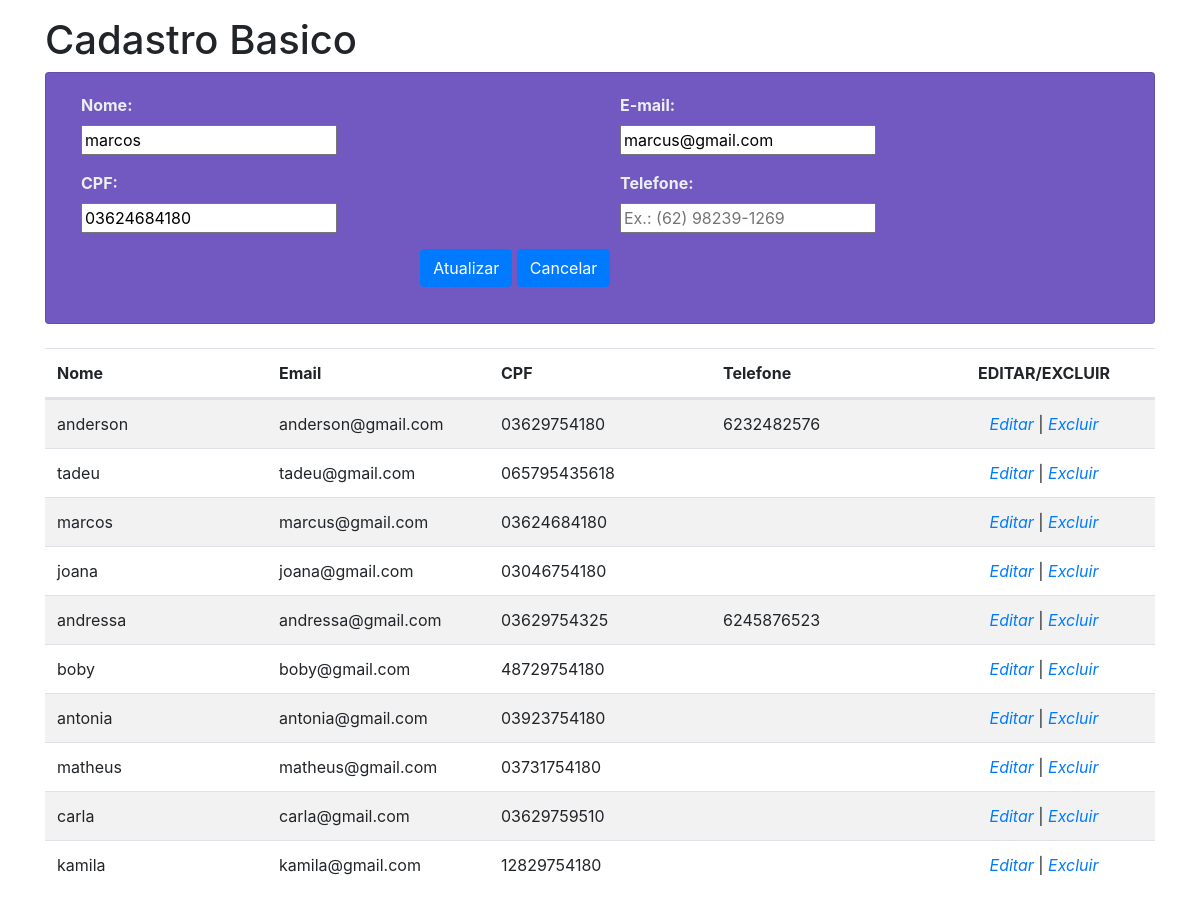
Screenshot of /index.php?id=26 with the database file from the repository.
### tables this page shows
CREATE TABLE `PESSOAS` (
  `ID_PESSOAS` int(5) NOT NULL,
  `NOME_PESSOAS` varchar(400) NOT NULL,
  `EMAIL_PESSOAS` varchar(150) NOT NULL,
  `CPF_PESSOAS` varchar(15) DEFAULT NULL,
  `TEL_PESSOAS` varchar(11) DEFAULT NULL,
  `INSERIDO` date DEFAULT NULL
);

### index.php (the view, shortened to what this page needs)
<?php
$id	= $_REQUEST["id"];
?>
<!DOCTYPE html>
<html lang="pt-br">
    <head>
        <link rel="stylesheet" href="styles.css">
		<link rel="stylesheet" href="https://maxcdn.bootstrapcdn.com/bootstrap/4.0.0/css/bootstrap.min.css">
    </head>
    <body >
		 <?php
		if($id == ""){
			?>
		<div class="container pt-3 align-center " >
			<nav class="navbar navbar-expand-lg navbar-light bg-light">
				<a class="navbar-brand" href="index.php">Cadastro Basico</a>
					<button class="navbar-toggler" type="button" data-toggle="collapse" data-target="#navbarNav" aria-controls="navbarNav" aria-expanded="false" aria-label="Toggle navigation">
					<span class="navbar-toggler-icon"></span>
					</button>
					<div class="collapse navbar-collapse" id="navbarNav">
					<ul class="navbar-nav">
					<li class="nav-item active">
					<a class="nav-item nav-link" href="logs.php">Logs</a>
					</li>
				</ul>
				</div>
				</nav>
			<div class="card">
				<div class="card-body">
					<form method="POST" action="salvar.php" class="form-horizontal form-material">
						<div class="form-row">
							<div class="form-group col-md-6">
							<label class="col-md-12">Nome:</label>
								<div class="col-md-12">
									<input type="text" required="required" placeholder="Digite o nome"maxlength="30" name="nome"/>
								</div>
							</div>
							<div class="form-group col-md-6">
							<label class="col-md-12">E-mail:</label>
								<div class="col-md-12">
									<input type="email" name="email" placeholder="name@email.com" required />
								</div>
							</div>
						</div>
						<div class="form-row">
							<div class="form-group col-md-6">
								<label class="col-md-12">CPF:</label>
								<div class="col-md-12">
									<input type="text" name="cpf" pattern="(\d{3}\.?\d{3}\.?\d{3}-?\d{2})|(\d{2}\.?\d{3}\.?\d{3}/?\d{4}-?\d{2})"  placeholder="Ex.: 000.000.000-00" onkeyup="cpfCheck(this)" maxlength="14" onkeydown="javascript: fMasc( this, mCPF );">
								</div>
						</div>
						<div class="form-group col-md-6">
							<label class="col-md-12">Telefone:</label>
							<div class="col-md-12">
								<input type="text" name="telefone" pattern="(^\((?:[14689][1-9]|2[12478]|3[1234578]|5[1345]|7[134579])\) (?:[2-8]|9[1-9])[0-9]{3}\-[0-9]{4}$)"  placeholder="Ex.: (62) 98239-1269" maxlength="11"">
							</div>
						</div>
						<div class="input-group mb-3">
							<div class="ml-auto col-xl-8 col-lg-8 col-md-8 col-sm-7 pl-0">
								<input type="submit" class="btn btn-primary" value="Salvar">
							</div>
						</div>
					</form>
				</div>
			</div>
		 </div>
        <?php
		}
		else{
			include('conexao.php');
			$sqlUsuario = "SELECT * FROM PESSOAS where ID_PESSOAS = '$id'";
			$rsUsuario= mysqli_query($conn,$sqlUsuario);
			$sqlCadUsuario = mysqli_fetch_array($rsUsuario, MYSQLI_ASSOC);
		?>
		<div class="container pt-3 align-center" >
		<h1 class="title"> Cadastro Basico </h1>
			<div class="card">
				<div class="card-body">
					<form method="POST" action="atualizar.php" class="form-horizontal form-material">
						<div class="form-row">
							<div class="form-group col-md-6">
								<label class="col-md-12">Nome:</label>
								<div class="col-md-12">
								<input type="text" value="<?php echo $sqlCadUsuario['NOME_PESSOAS'];?>" required="required" placeholder="Digite o nome"maxlength="30" name="nome"/>
								</div>
							</div>
							<div class="form-group col-md-6">
								<label class="col-md-12">E-mail:</label>
								<div class="col-md-12">
								<input type="email" value="<?php echo $sqlCadUsuario['EMAIL_PESSOAS'];?>" name="email" placeholder="name@email.com" required />
								</div>
							</div>
							<div class="form-group col-md-6">
								<label class="col-md-12">CPF:</label>
								<div class="col-md-12">
								<input type="text" value="<?php echo $sqlCadUsuario['CPF_PESSOAS'];?>" name="cpf" pattern="(\d{3}\.?\d{3}\.?\d{3}-?\d{2})|(\d{2}\.?\d{3}\.?\d{3}/?\d{4}-?\d{2})"  placeholder="Ex.: 000.000.000-00" onkeyup="cpfCheck(this)" maxlength="14" onkeydown="javascript: fMasc( this, mCPF );">
							</div>
						</div>
						<div class="form-group col-md-6">
							<label class="col-md-12">Telefone:</label>
							<div class="col-md-12">
								<input type="text" value="<?php echo $sqlCadUsuario['TEL_PESSOAS'];?>" name="telefone" pattern="(^\((?:[14689][1-9]|2[12478]|3[1234578]|5[1345]|7[134579])\) (?:[2-8]|9[1-9])[0-9]{3}\-[0-9]{4}$)"  placeholder="Ex.: (62) 98239-1269" maxlength="11"">
							</div>
						</div>
						<div class="input-group mb-3">
							<div class="ml-auto col-xl-8 col-lg-8 col-md-8 col-sm-7 pl-0">
								<input type="submit" class="btn btn-primary" value="Atualizar">
								<a href="index.php" type="submit" class="btn btn-primary" >Cancelar</a>
							</div>
						</div>
					</form>
				</div>
			</div>
		 </div>
		<?php
		}
		?>
		<BR>
			<table class="table table-striped header-fixed">
					<thead >
						<tr >
							<th scope="col" class="col-5">Nome</th>
							<th scope="col" class="col-5">Email</th>
							<th scope="col" class="col-5">CPF</th>
							<th scope="col" class="col-5">Telefone</th>
							<th scope="col" class="col-5 text-center">EDITAR/EXCLUIR</th>
						</tr>
					</thead>
					<tbody>
						<?php
						include('conexao.php');
						$sqlClientes = 'SELECT * FROM PESSOAS';
						$rs=mysqli_query($conn,$sqlClientes);
						while ($dados=mysqli_fetch_array($rs, MYSQLI_ASSOC)){
							$id = $dados['ID_PESSOAS'];
							echo "<tr>";
							echo "<td class='col-3'>".$dados['NOME_PESSOAS']."</td>";
							echo "<td class='col-3'>".$dados['EMAIL_PESSOAS']."</td>";
							echo "<td class='col-3'>".$dados['CPF_PESSOAS']."</td>";
							echo "<td class='col-3'>".$dados['TEL_PESSOAS']."</td>";
							echo "<td class='col-3 text-center'><a href='index.php?id=$id'><i class='fa fa-edit'>Editar</i></a> | "; ?><a href='#' onclick="javascript: if (confirm('Você realmente deseja excluir esta mensagem?'))location.href='excluir.php?id=<?php echo "$id";?>'"><i class='fa fa-times'>Excluir</i></a></td>
								</tr>
							<?php
							}
							?>
						</tbody>
					</table>
    </body>
</html>

### styles.css (style rules this page uses)
div.card { background-color: #7159c1; }
label { color: #eceff1; font-weight: bold; }
.header-fixed { width: 100% }
.header-fixed > thead, .header-fixed > tbody, .header-fixed > thead > tr, .header-fixed > tbody > tr, .header-fixed > thead > tr > th, .header-fixed > tbody > tr > td { display: block; }
.header-fixed > tbody > tr:after, .header-fixed > thead > tr:after { content: ' '; display: block; visibility: hidden; clear: both; }
.header-fixed > tbody { overflow-y: auto; height: 480px; }
.header-fixed > tbody > tr > td, .header-fixed > thead > tr > th { width: 20%; float: left; }

### rows the page displays
pessoas: nome "marcos", email "marcus@gmail.com", cpf "03624684180", NOME_PESSOAS "marcos", EMAIL_PESSOAS "marcus@gmail.com", CPF_PESSOAS "03624684180"
pessoas: NOME_PESSOAS "anderson", EMAIL_PESSOAS "anderson@gmail.com", CPF_PESSOAS "03629754180", TEL_PESSOAS "6232482576"
pessoas: NOME_PESSOAS "tadeu", EMAIL_PESSOAS "tadeu@gmail.com", CPF_PESSOAS "065795435618"
pessoas: NOME_PESSOAS "joana", EMAIL_PESSOAS "joana@gmail.com", CPF_PESSOAS "03046754180"
pessoas: NOME_PESSOAS "andressa", EMAIL_PESSOAS "andressa@gmail.com", CPF_PESSOAS "03629754325", TEL_PESSOAS "6245876523"
pessoas: NOME_PESSOAS "boby", EMAIL_PESSOAS "boby@gmail.com", CPF_PESSOAS "48729754180"
pessoas: NOME_PESSOAS "antonia", EMAIL_PESSOAS "antonia@gmail.com", CPF_PESSOAS "03923754180"
pessoas: NOME_PESSOAS "matheus", EMAIL_PESSOAS "matheus@gmail.com", CPF_PESSOAS "03731754180"
pessoas: NOME_PESSOAS "carla", EMAIL_PESSOAS "carla@gmail.com", CPF_PESSOAS "03629759510"
pessoas: NOME_PESSOAS "kamila", EMAIL_PESSOAS "kamila@gmail.com", CPF_PESSOAS "12829754180"
